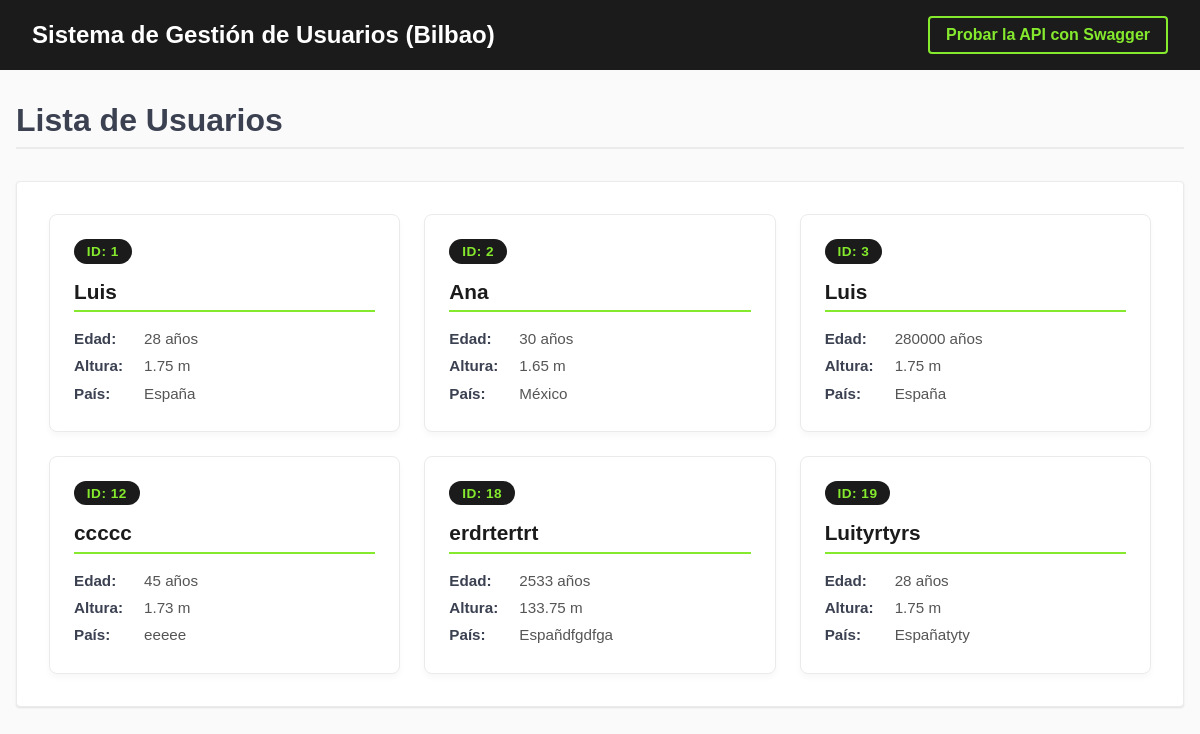
Before: / with the older database file.
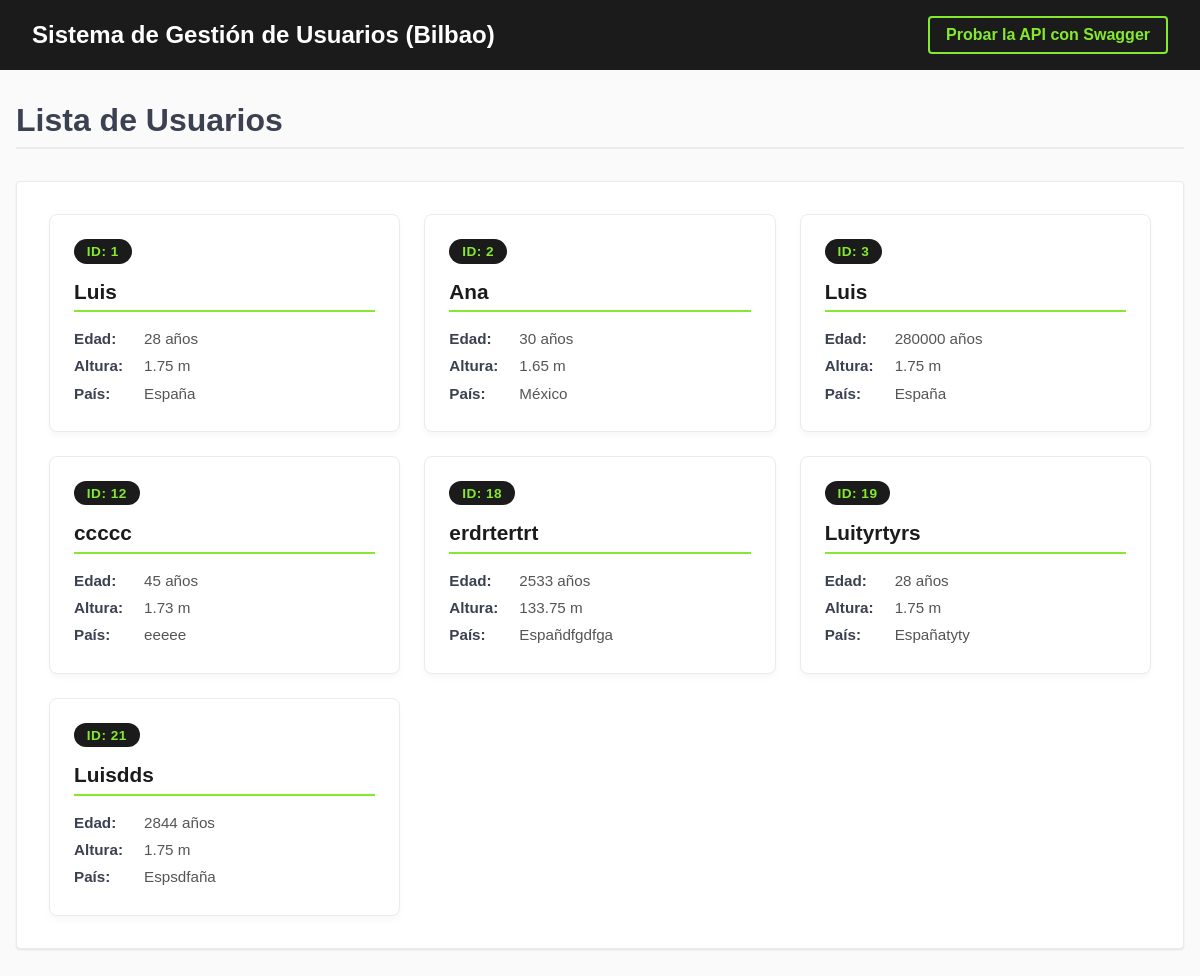
After: the same page with the newer database file.
### tables this page shows
CREATE TABLE "LISTADEUSUARIOS" (
	"ID"	INTEGER,
	"NOMBRE"	TEXT NOT NULL,
	"EDAD"	INTEGER,
	"ALTURA"	REAL,
	"PAIS"	TEXT,
	PRIMARY KEY("ID" AUTOINCREMENT)
);

### src/routes.py (the view)
@app.route("/")
def index():
    usuarios = get_all_usuarios()  # esto devuelve una lista de dicts
    return render_template("panel.html", usuarios=usuarios)

### src/usuarios.py (called while the page is built)
def get_all_usuarios():
    return read_all()

### src/usuarios_repository_sqlite.py (called while the page is built)
def read_all():
    con = sqlite3.connect("usuarios.db")
    try:
        cur = con.cursor()
        res = cur.execute("SELECT ID, NOMBRE, EDAD, ALTURA, PAIS FROM LISTADEUSUARIOS")
        usuarios_sql = res.fetchall()
        lista = []
        for u in usuarios_sql:
            lista.append({"id": u[0], "nombre": u[1], "edad": u[2], "altura": u[3], "pais": u[4]})
        return lista
    finally:
        con.close()

### src/templates/panel.html (shortened to what this page needs)
{% extends "base.html" %}
{% block header %}Lista de Usuarios{% endblock %}
{% block content %}
    {% if usuarios %}
        <div class="user-grid">
        {% for usuario in usuarios %}
            <div class="user-card">
                <span class="user-badge">ID: {{ usuario.id }}</span>
                <div class="user-info">
                    <strong>{{ usuario.nombre }}</strong>
                    <div class="user-details">
                        <div><strong>Edad:</strong> <span>{{ usuario.edad }} años</span></div>
                        <div><strong>Altura:</strong> <span>{{ usuario.altura }} m</span></div>
                        <div><strong>País:</strong> <span>{{ usuario.pais }}</span></div>
                    </div>
                </div>
            </div>
        {% endfor %}
        </div>
    {% else %}
        <div class="empty-state">
            <p>No hay usuarios en la base de datos.</p>
        </div>
    {% endif %}
{% endblock %}

### src/templates/base.html (shortened to what this page needs)
<!DOCTYPE html>
<html lang="es">
<head>
</head>
<body>
    <header>
        <h1>Sistema de Gestión de Usuarios (Bilbao)</h1>
        <a href="http://127.0.0.1:5000/apidocs">Probar la API con Swagger</a>
    </header>
    <main>
        <h2>{% block header %}Bienvenido{% endblock %}</h2>
        <div class="card">
        {% block content %}{% endblock %}
        </div>
    </main>
</body>
</html>

### src/templates/base.html (style rules this page uses)
body { font-family: sans-serif; margin: 0; padding: 0; background-color: #fafafa; color: #3b4151; }
header { background-color: #1b1b1b; padding: 1rem 2rem; display: flex; justify-content: space-between; align-items: center; }
header h1 { color: #ffffff; font-size: 1.5rem; margin: 0; font-weight: 700; }
header a { color: #85ea2d; text-decoration: none; font-weight: bold; border: 2px solid #85ea2d; padding: 0.5rem 1rem; border-radius: 4px; transition: all 0.3s ease; }
main { max-width: 1200px; margin: 2rem auto; padding: 0 1rem; }
h2 { color: #3b4151; font-size: 2rem; border-bottom: 2px solid #ebebeb; padding-bottom: 0.5rem; margin-bottom: 2rem; }
.card { background-color: #ffffff; border: 1px solid #ebebeb; border-radius: 4px; box-shadow: 0 1px 2px rgba(0,0,0,0.1); padding: 2rem; margin-bottom: 2rem; }
.user-grid { display: grid; grid-template-columns: repeat(auto-fit, minmax(280px, 1fr)); gap: 1.5rem; padding: 0; margin: 0; }
.user-card { background-color: #ffffff; border: 1px solid #ebebeb; border-radius: 8px; padding: 1.5rem; box-shadow: 0 4px 6px rgba(0,0,0,0.03); transition: all 0.3s ease; }
.user-badge { display: inline-block; background-color: #1b1b1b; color: #85ea2d; padding: 0.3rem 0.8rem; border-radius: 20px; font-weight: bold; font-size: 0.85rem; margin-bottom: 1rem; letter-spacing: 0.5px; }
.user-info { display: flex; flex-direction: column; }
.user-info strong { font-size: 1.3rem; color: #1b1b1b; margin-bottom: 0.8rem; border-bottom: 2px solid #85ea2d; padding-bottom: 0.4rem; display: inline-block; }
.user-details { color: #555; font-size: 0.95rem; line-height: 1.8; }
.user-details div { display: flex; align-items: center; }
.user-details strong { font-size: 0.95rem; color: #3b4151; margin-bottom: 0; border: none; padding: 0; display: inline-block; font-weight: 600; width: 70px; }

Changed rows visible on the page:
added LISTADEUSUARIOS: id "21", nombre "Luisdds", edad "2844", altura "1.75", pais "Espsdfaña"
